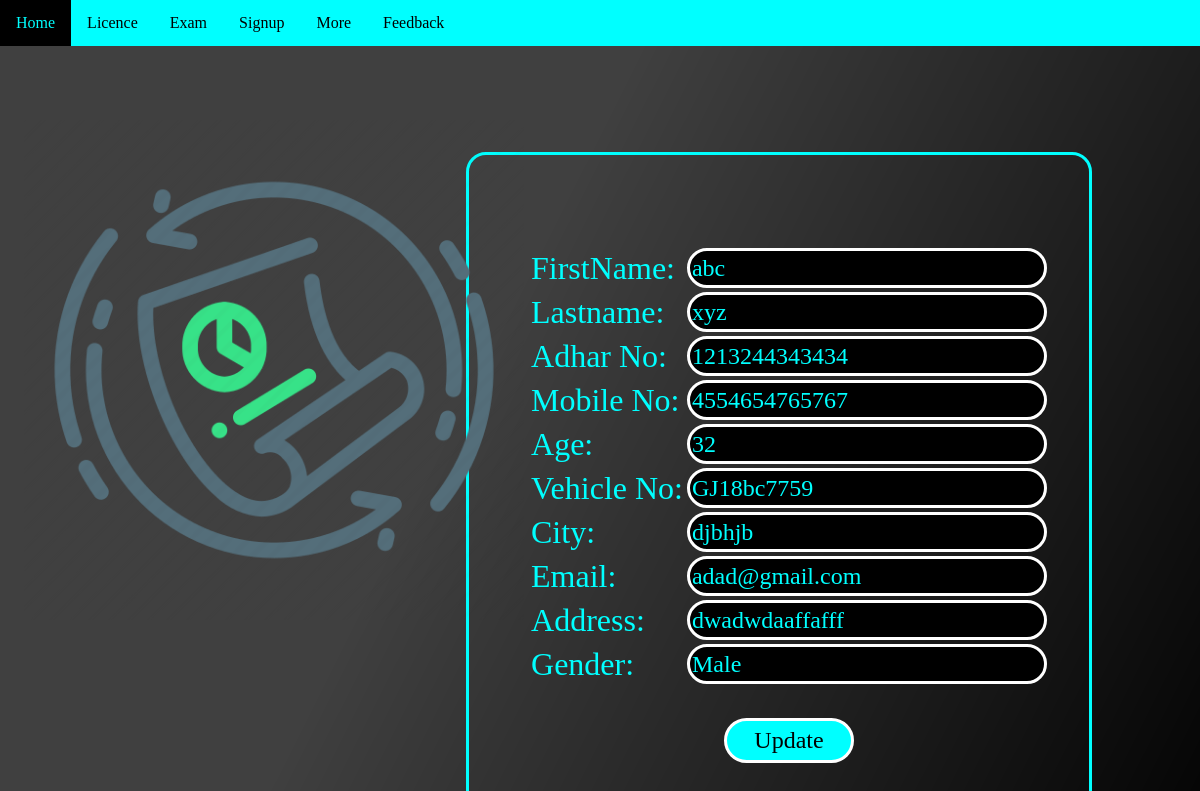
The page /admin/mcwgupd.php?id=1 on the database its author committed.
### tables this page shows
CREATE TABLE `mcwg` (
  `id` int(100) NOT NULL,
  `name` varchar(45) NOT NULL,
  `lname` varchar(45) NOT NULL,
  `ano` varchar(85) NOT NULL,
  `mno` varchar(50) NOT NULL,
  `age` varchar(99) NOT NULL,
  `vno` varchar(45) NOT NULL,
  `city` varchar(175) NOT NULL,
  `email` varchar(195) NOT NULL,
  `addr` varchar(200) NOT NULL,
  `gender` varchar(45) NOT NULL
);

### admin/mcwgupd.php (the view, shortened to what this page needs)
<?php
    include("connect.php");
    ?>
        <nav>
        <ul>
            <li><a href='Home.php'>Home</a></li>
            <li class='dropdown'>
            <a class='dropbtn'>Licence</a>
            </li>
            <li><a href='exam.php'>Exam</a></li>
            <li><a href='reg.php'>Signup</a></li>
            <li class='dropdown'>
            <a class='dropbtn'>More</a>
            </li>
            <li><a href='Feedback.php'>Feedback</a></li>
        </ul>
        </nav>
        <form action='mcwgupdpro.php' method='POST'><div class='div1'><center><table>
<?php
        $id = $_GET['id'];
        $q = mysqli_query($cn,"select * from mcwg where id = '$id' ");
        while($r = mysqli_fetch_array($q))
        {
            echo "<tr><td>FirstName:</td>";
            echo "<td><input type='text' name='uname' value=".$r[1]."></td></tr>";
            echo "<tr><td>Lastname:</td>";
            echo "<td><input type='text' name='lname' value=".$r[2]."></td></tr>";
            echo "<tr><td>Adhar No:</td>";
            echo "<td><input type='text' name='adharno' value=".$r[3]."></td></tr>";
            echo "<tr><td>Mobile No:</td>";
            echo "<td><input  type='text' name='mobileno' value=".$r[4]."></td></tr>";
            echo "<tr><td>Age:</td>";
            echo "<td><input  type='text' name='age' value=".$r[5]."></td></tr>";
            echo "<tr><td>Vehicle No:</td>";
            echo "<td><input  type='text' name='vno' value=".$r[6]."></td></tr>";
            echo "<tr><td>City:</td>";
            echo "<td><input  type='text' name='city' value=".$r[7]."></td></tr>";
            echo "<tr><td>Email:</td>";
            echo "<td><input  type='email' name='email' value=".$r[8]."></td></tr>";
            echo "<tr><td>Address:</td>";
            echo "<td><input  type='text' name='addr' value=".$r[9]."></td></tr>";
            echo "<tr><td>Gender:</td>";
            echo "<td><input  type='text' name='gender' value=".$r[10]."></td></tr>";
        }
        echo "<tr><td colspan='2'><center><input class='Button' type='submit' name='update' value='Update'></center></td></tr></table></center></div><img class='icon' src='update.png'>";
?>

### admin/mcwgupd.php (style rules this page uses)
* { margin: 0%; overflow: hidden; font-family: 'Lucida Sans'; }
.div1 { position: absolute; top:19%; right:9%; border: 3px solid aqua; border-radius:20px; padding-left: 20px; width:50%; color:aqua; animation-name: fade; animation-duration: 4s; animation-fill-mode: forwards; }
nav ul { margin: 0; padding: 0; background-color:aqua; color: black; overflow: hidden; z-index: 5; }
nav li { float: left; }
nav li a { display: block; color:black; text-align: center; padding: 14px 16px; text-decoration: none; z-index: 5; }
table { color:aqua; font-size: xx-large; margin:90px 20px 20px 20px; }
.button { color:black; background-color: aqua; border-radius:30px; border: 3px solid white; width:130px; height:45px; font-size: x-large; margin-bottom:50px; }
input { border: 3px solid white; color:aqua; background-color: black; font-size: x-large; height:40px; width:360px; border-radius:20px; }

### rows shown on the page
mcwg: uname "abc", lname "xyz", adharno "1213244343434", mobileno "4554654765767", age "32", vno "GJ18bc7759", city "djbhjb", email "adad@gmail.com", addr "dwadwdaaffafff", gender "Male"
